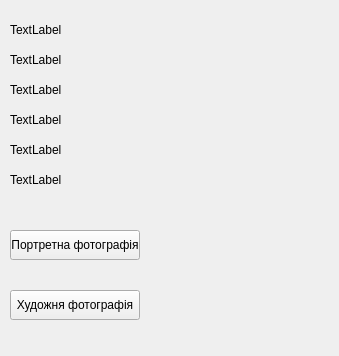
<?xml version="1.0" encoding="UTF-8"?>
<ui version="4.0">
 <class>MainWindow</class>
 <widget class="QMainWindow" name="MainWindow">
  <property name="geometry">
   <rect>
    <x>0</x>
    <y>0</y>
    <width>339</width>
    <height>356</height>
   </rect>
  </property>
  <property name="windowTitle">
   <string>MainWindow</string>
  </property>
  <widget class="QWidget" name="centralwidget">
   <widget class="QLabel" name="label">
    <property name="geometry">
     <rect>
      <x>10</x>
      <y>20</y>
      <width>320</width>
      <height>20</height>
     </rect>
    </property>
    <property name="styleSheet">
     <string notr="true">QLabel {
	qproperty-alignment: 'AlignCenter';
}</string>
    </property>
    <property name="text">
     <string>TextLabel</string>
    </property>
   </widget>
   <widget class="QLabel" name="label_2">
    <property name="geometry">
     <rect>
      <x>10</x>
      <y>50</y>
      <width>320</width>
      <height>20</height>
     </rect>
    </property>
    <property name="styleSheet">
     <string notr="true">QLabel {
	qproperty-alignment: 'AlignCenter';
}</string>
    </property>
    <property name="text">
     <string>TextLabel</string>
    </property>
   </widget>
   <widget class="QLabel" name="label_3">
    <property name="geometry">
     <rect>
      <x>10</x>
      <y>80</y>
      <width>320</width>
      <height>20</height>
     </rect>
    </property>
    <property name="styleSheet">
     <string notr="true">QLabel {
	qproperty-alignment: 'AlignCenter';
}</string>
    </property>
    <property name="text">
     <string>TextLabel</string>
    </property>
   </widget>
   <widget class="QLabel" name="label_4">
    <property name="geometry">
     <rect>
      <x>10</x>
      <y>110</y>
      <width>320</width>
      <height>20</height>
     </rect>
    </property>
    <property name="styleSheet">
     <string notr="true">QLabel {
	qproperty-alignment: 'AlignCenter';
}</string>
    </property>
    <property name="text">
     <string>TextLabel</string>
    </property>
   </widget>
   <widget class="QLabel" name="label_5">
    <property name="geometry">
     <rect>
      <x>10</x>
      <y>140</y>
      <width>321</width>
      <height>20</height>
     </rect>
    </property>
    <property name="styleSheet">
     <string notr="true">QLabel {
	qproperty-alignment: 'AlignCenter';
}</string>
    </property>
    <property name="text">
     <string>TextLabel</string>
    </property>
   </widget>
   <widget class="QLabel" name="label_6">
    <property name="geometry">
     <rect>
      <x>10</x>
      <y>170</y>
      <width>320</width>
      <height>20</height>
     </rect>
    </property>
    <property name="styleSheet">
     <string notr="true">QLabel {
	qproperty-alignment: 'AlignCenter';
}</string>
    </property>
    <property name="text">
     <string>TextLabel</string>
    </property>
   </widget>
   <widget class="QPushButton" name="PortraitImage">
    <property name="geometry">
     <rect>
      <x>10</x>
      <y>230</y>
      <width>130</width>
      <height>30</height>
     </rect>
    </property>
    <property name="text">
     <string>Портретна фотографія</string>
    </property>
   </widget>
   <widget class="QPushButton" name="ArtImage">
    <property name="geometry">
     <rect>
      <x>10</x>
      <y>290</y>
      <width>130</width>
      <height>30</height>
     </rect>
    </property>
    <property name="text">
     <string>Художня фотографія</string>
    </property>
   </widget>
   <widget class="QLabel" name="label_picture">
    <property name="geometry">
     <rect>
      <x>180</x>
      <y>200</y>
      <width>130</width>
      <height>130</height>
     </rect>
    </property>
    <property name="text">
     <string/>
    </property>
   </widget>
  </widget>
 </widget>
 <resources/>
 <connections/>
</ui>
